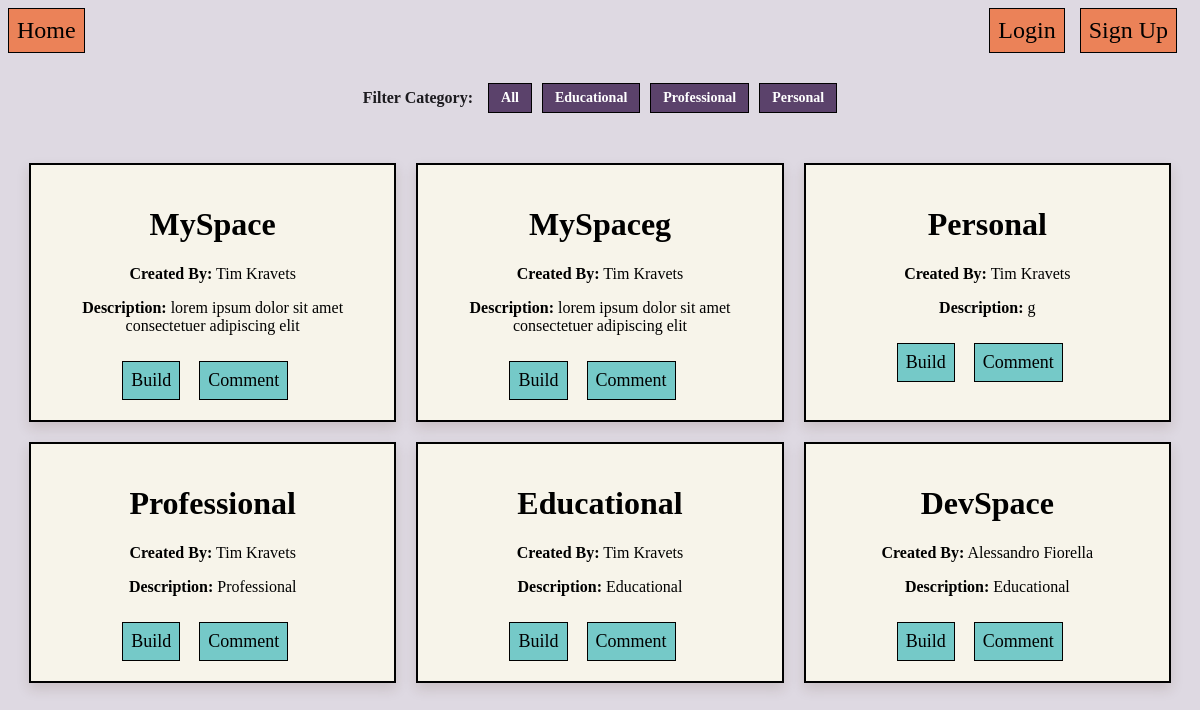
The page / on the database its author committed.
### models.py (models this page shows, shortened)
class Build(db.Model, UserMixin):
    __tablename__ = 'builds'
    id = db.Column(db.Integer, primary_key=True)
    name = db.Column(db.String(80), unique=False, nullable=False)
    description = db.Column(db.Text, unique=False, nullable=False)
    instructions = db.Column(db.Text, unique=False, nullable=False)
    link = db.Column(db.Text, unique=False, nullable=False)
    tag = db.Column(db.String(80), unique=False, nullable=False)
    developerID = db.Column(db.Integer, db.ForeignKey('users.uid'), nullable=False)
    feedbacks = db.relationship('Feedback', backref='build', lazy=True)

class User(db.Model, UserMixin):
    __tablename__ = 'users'
    uid = db.Column(db.Integer, primary_key=True)
    fname = db.Column(db.String(80), nullable=False)
    lname = db.Column(db.String(80), nullable=False)
    username = db.Column(db.String(80), unique=True, nullable=False)
    password_hash = db.Column(db.String(128), nullable=False)
    is_dev = db.Column(db.Boolean, default=False)
    verified = db.Column(db.Boolean, default=False)
    builds = db.relationship('Build', backref='user', lazy=True)
    feedbacks = db.relationship('Feedback', backref='user', lazy=True)
    responses = db.relationship('Response', backref='user', lazy=True)

### routes.py (the view)
    @app.route('/')
    def home():
        builds = Build.query.all()
        return render_template('index.html', builds = builds), 200

### templates/index.html (shortened to what this page needs)
{% extends "base.html" %}
{% block body_id %}homeBody{% endblock %}
{% block content %}
<div class="navbar" id="loginButtons">
    {% if current_user.is_authenticated %}
    <a href="{{ url_for('logout') }}">Logout</a>
    {% else %}
    <a href="{{ url_for('login') }}">Login</a>
    <a href="{{ url_for('signup') }}">Sign Up</a>
    {% endif %}
</div>
<div class="navbar">
    <a href="{{ url_for('home') }}">Home</a>
</div>
<div class="filter-bar" role="navigation" aria-label="Build Project Category Filters">
    <span class="filter-label">Filter Category:</span>
    <a href="{{ url_for('home') }}" class="filter-tag">All</a>
    <a href="{{ url_for('educational') }}" class="filter-tag">Educational</a>
    <a href="{{ url_for('professional') }}" class="filter-tag">Professional</a>
    <a href="{{ url_for('personal') }}" class="filter-tag">Personal</a>
</div>
<center>
    <div id="buildTable" {% if not builds %} hidden {% endif %}>
    {% for build in builds %}
        <div id="build-{{ build.id }}" class="display-container">
            <div class="display-container-main-content">
                <h1>{{ build.name }}</h1>
                <p><b>Created By:</b> {{ build.user.fname}} {{ build.user.lname }}</p>
                <p><b>Description:</b> {{ build.description }}</p>
                <div class="unexpanded-actions-wrapper">
                    <form action="{{ build.link }}" method="GET" style="display: inline-block;">
                        <a href="{{build.link}}" style="display:inline;"> <button type="submit" class="button">Build</button> </a>
                    </form>
                    <form action="{{ url_for('comment', id=build.id) }}" method="POST" style="display: inline-block;">
                        <button type="submit" class="button">Comment</button>
                    </form>
                </div>
            </div>
        </div>
    {% endfor %}
    <br>
</div>
</center>
{% endblock %}

### static/style.css (style rules this page uses)
* { font-family: Verdana; }
body { background-color: #DED9E2; }
.navbar { display: flex; margin-bottom: 15px; }
.navbar a { padding: 6px; margin-right: 10px; border: 1.5px solid black; border-radius: 0; text-decoration: none; color: #1C1B1F; font-size: 20px; background: #EB8258; }
.filter-bar { display: flex; align-items: center; justify-content: center; margin: 20px auto; padding: 10px; width: fit-content; }
.filter-label { font-size: 16px; font-weight: bold; color: #1C1B1F; margin-right: 15px; }
.filter-tag { padding: 6px 12px; margin-right: 10px; border: 1.5px solid black; border-radius: 0; text-decoration: none; color: #FFFFFF; font-size: 14px; font-weight: bold; background: #5B426B; transition: background-color 0.2s ease; }
.filter-tag:last-child { margin-right: 0; }
#loginButtons, #logoutButton { float: right; }
#buildTable { display: flex; flex-wrap: wrap; justify-content: center; gap: 20px; padding: 20px; }
.display-container { background-color: #F7F4EA; border: 2px solid black; padding: 20px; box-sizing: border-box; box-shadow: 0 6px 12px rgba(79, 44, 29, 0.15); flex: 0 0 100%; cursor: pointer; position: relative; }
.button { padding: 8px; margin-right: 15px; border: 1.5px solid black; text-decoration: none; color: black; font-size: 18px; background: #75C9C8; margin-top: 10px; }
.display-container-main-content .button { display: inline-block; vertical-align: middle; white-space: nowrap; }
@media (min-width: 600px) { .display-container { flex: 0 0 calc(50% - 8px); } }
@media (min-width: 600px) { .navbar a { padding: 8px; margin-right: 15px; border: 1.5px solid black; text-decoration: none; color: black; font-size: 24px; background: #EB8258; } }
@media (min-width: 900px) { .display-container { flex: 0 0 calc(33.333% - 14px); } }

### rows shown on the page
Build: name "MySpace", user.fname "Tim", user.lname "Kravets", description "lorem ipsum dolor sit amet consectetuer adipiscing elit"
Build: name "MySpaceg", user.fname "Tim", user.lname "Kravets", description "lorem ipsum dolor sit amet consectetuer adipiscing elit"
Build: name "Personal", user.fname "Tim", user.lname "Kravets", description "g"
Build: name "Professional", user.fname "Tim", user.lname "Kravets", description "Professional"
Build: name "Educational", user.fname "Tim", user.lname "Kravets", description "Educational"
Build: name "DevSpace", user.fname "Alessandro", user.lname "Fiorella", description "Educational"
